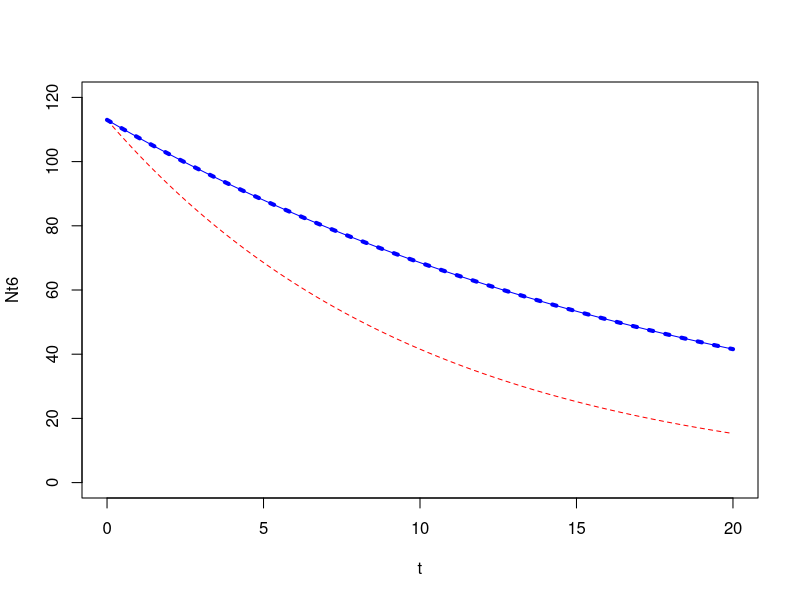

Here is the R script that generated this plot:
# This is to check that my solution to model4's ODE is correct
# 4 Oct 2011

# model6: dN/dt = (-mN - aN^2) / (c + F)
# model1: dN/dt = -mN
# note that model6 reduces to model1 when c=0 and F=1 or c=1 and F=0

N0 = 113
f = 1
m = 0.1
a = 0
c = 1
t = seq(0,20, by=0.1)

Nt6 = m /( (m/N0 + a) * exp(t * m / (c + f)) - a)


plot(Nt6 ~ t, type='l', col='blue', ylim=c(0,120))

Nt1 = N0 * exp(-m * t)

points(Nt1 ~ t, type='l', col='red', lty=2)

require(deSolve)

model6 = function(t, x, parms) {
	with( as.list( c(parms, x)), {
		dn.dt = (-m*N - a * N^2) / (c + f)
		res = dn.dt
		list(res)
	})
}

parms = c(N0 = N0, m = m, a = a, c = c, f = f)

times = t

start = c(N = N0)

out.model6 = as.data.frame(lsoda(start, times, model6, parms))

points(out.model6$time, out.model6$N, type='l', col='blue', lty=3, lwd=4)

# It works for some parameters....
# red line is model 1
# blue line is model5 using my analytical solution of ODE
# thick blue dashes is model5 solved numerically
# model4 should equal model1 when a=0
